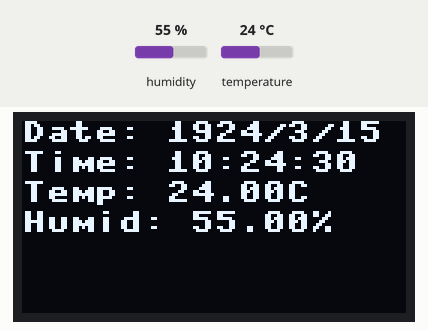
Simulated run of this program. Board: Raspberry Pi Pico running MicroPython. On the bench: 128×64 one-colour display. The inputs (shaded band) are chosen by the test bench; at power-on: humidity 55 %, temperature 24 °C. The clock reads 2024-03-15 10:24:30 at power-on unless the program sets it; files the program writes start out absent; library files of the repository ran but are not shown: AHT21.py, ds3231_port.py, ssd1306.py; what the program prints to the serial console is not drawn.

Above: at 1.3 s.
1.4 s: humidity set to 22 %
At 3.2 s:
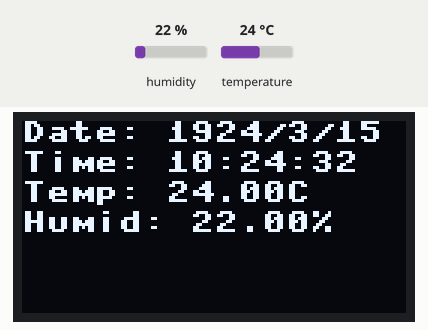
5.5 s: temperature set to 12 °C
At 7.4 s:
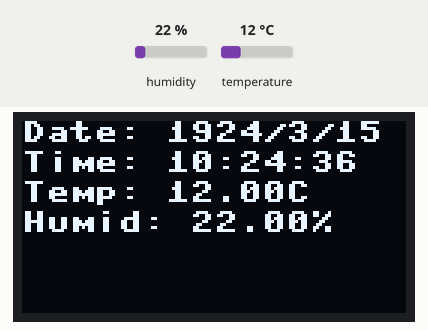
9.2 s: humidity set to 40 %
At 11.1 s:
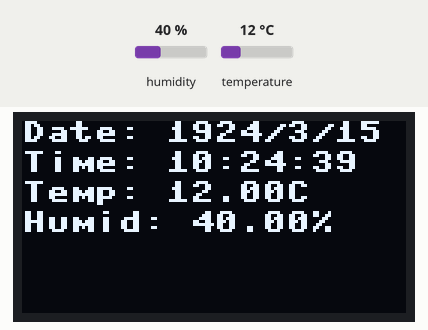
12.9 s: temperature set to 19 °C
At 14.5 s:
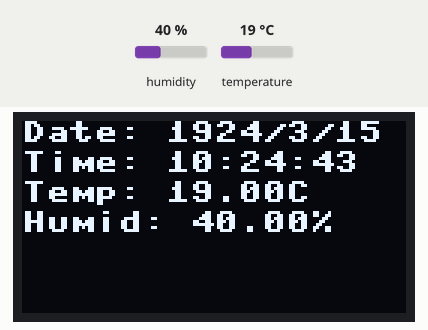
Timing chart, 0 to 16.0 s (numbered marks = the images above; inputs shaded):
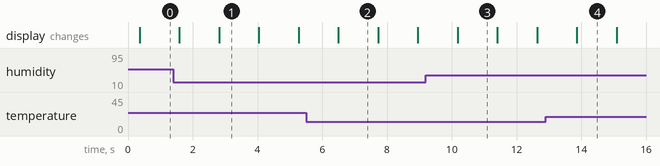

The program:

RTC_record.py
```python
import time, machine
import AHT21
from ds3231_port import DS3231
from machine import I2C
import ssd1306

# RTC I2C 포트를 설정합니다.
i2c0 = machine.I2C(0, scl=machine.Pin(5), sda=machine.Pin(4), freq=400000)
rtc = DS3231(i2c0)

# OLED 디스플레이를 설정합니다.
oled_width = 128
oled_height = 64
oled = ssd1306.SSD1306_I2C(oled_width, oled_height, i2c0)

# AHT21 I2C 포트를 설정합니다.
i2c1 = machine.I2C(1,scl=machine.Pin(15), sda=machine.Pin(14),freq=400000)
# 온습도 센서와 RTC 센서를 연결합니다.
aht = AHT21.AHT21(i2c1)

f = open('data.csv', 'a')
f.write("Time, Temperature, Humidity\n")

print("ATH21의 온도와 습도를 측정합니다.")

def record_data():
    while True :
        now = rtc.get_time()
        rht = aht.read()
        humidity = rht[0]
        temperature = rht[1]
        # format: 년도, 월, 일, 시간, 분, 초
        print("Time: {}/{}/{} {}:{}:{}".format(now[0], now[1], now[2], now[3], now[4], now[5]))
        print("Humidity: {:.2f}%".format(humidity))
        print("Temperature: {:.2f}C".format(temperature))
        # OLED에 시간, 온도, 습도를 표시합니다.
        oled.fill(0)
        oled.text("Date: {}/{}/{}".format(now[0], now[1], now[2]), 0, 0)
        oled.text("Time: {}:{}:{}".format(now[3], now[4], now[5]), 0, 10)
        oled.text("Temp: {:.2f}C".format(temperature), 0, 20)
        oled.text("Humid: {:.2f}%".format(humidity), 0, 30)
        oled.show()
        # 시간, 분, 초, 온도, 습도를 파일에 저장합니다.
        f.write("{}/{}/{} {}:{}:{}, {:.2f}, {:.2f}\n".format(now[0], now[1], now[2], now[3], now[4], now[5], temperature, humidity))
        # 기록 주기를 1초로 설정합니다.
        time.sleep(1)

try:
    record_data()
except KeyboardInterrupt:
    pass
finally:
    print("프로그램을 종료합니다.")
    f.close()
```

Measured:
- what the display in image 2 shows lasts 1.2 s, from 6.5 s to 7.7 s
